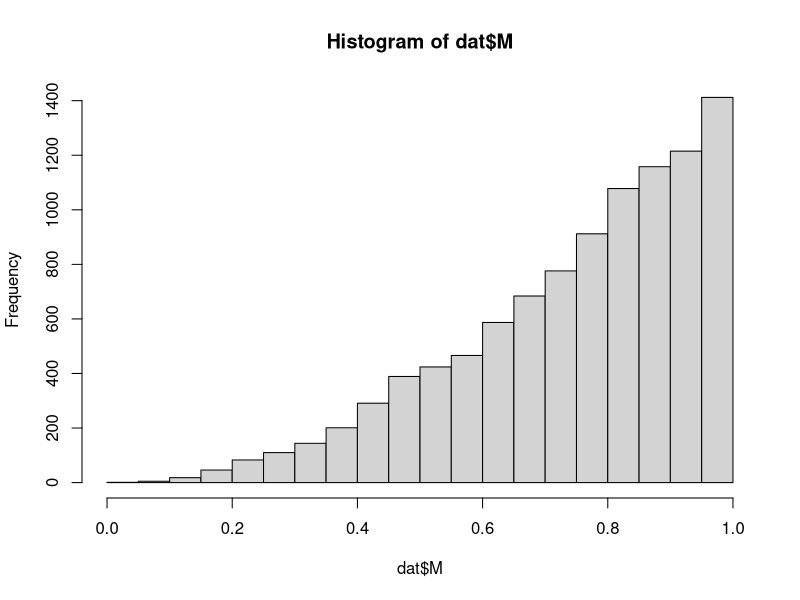
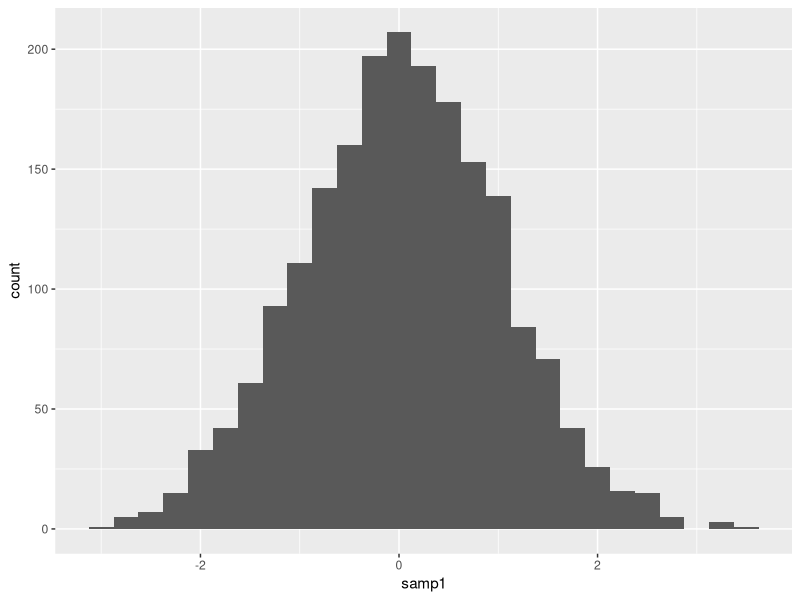
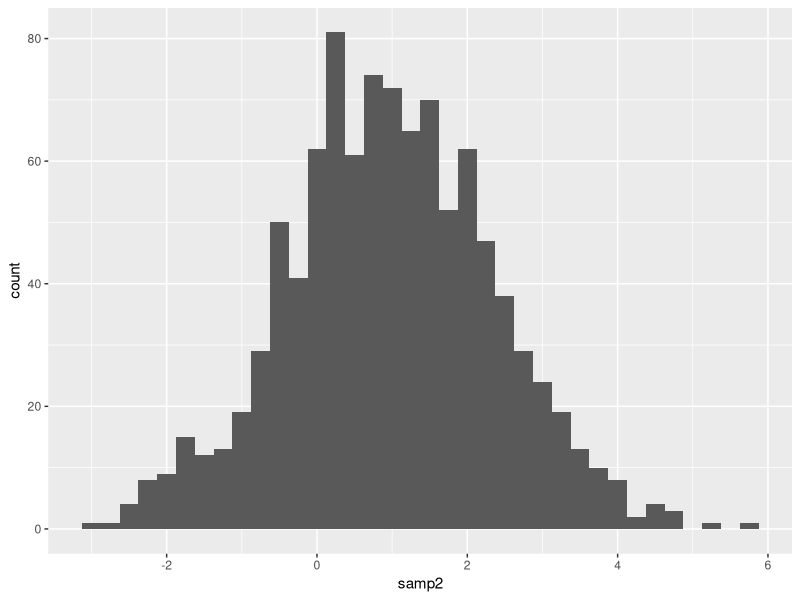
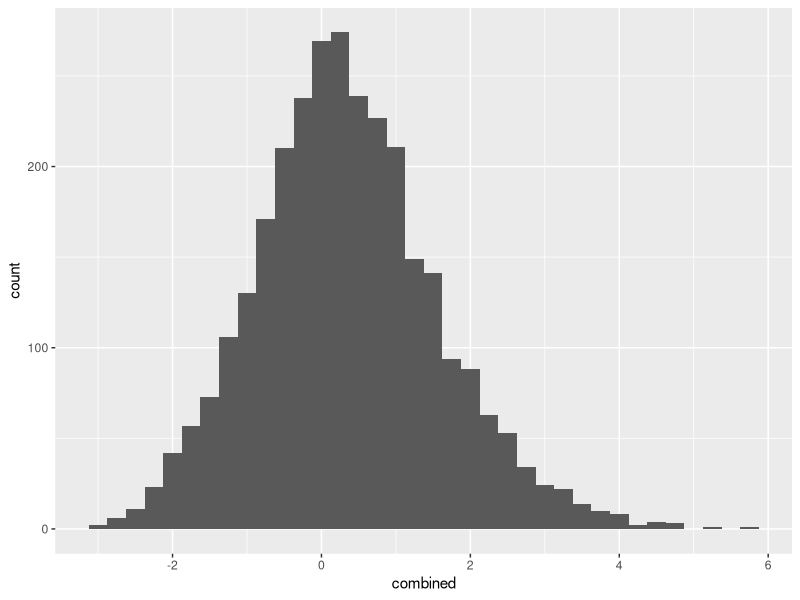
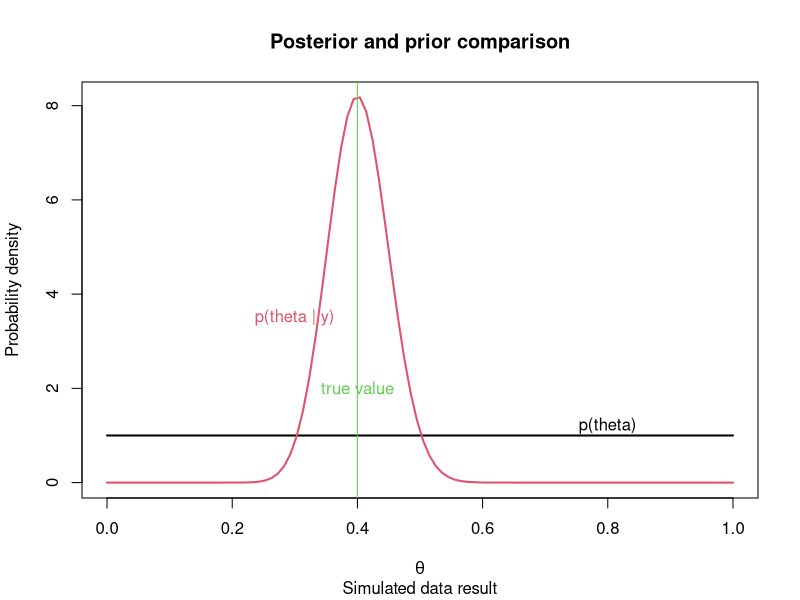
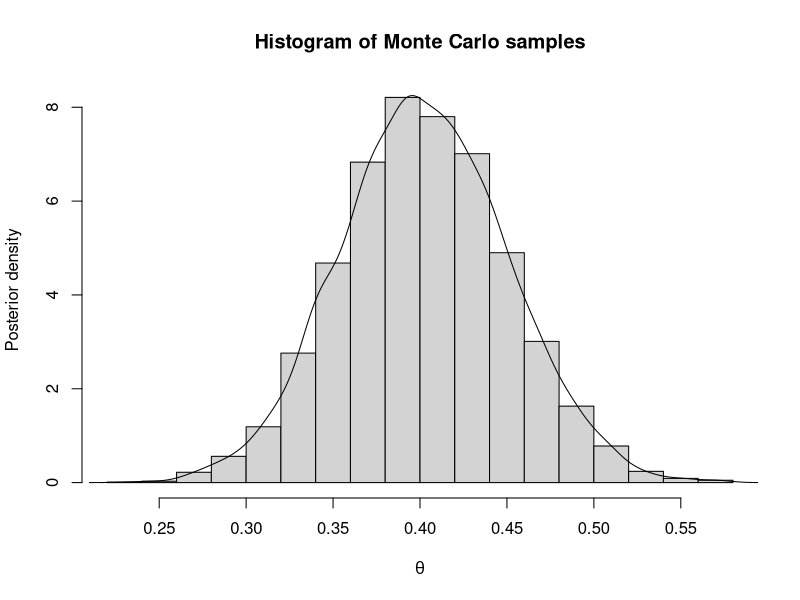

The R script that drew these images, in order:
## ---- chunk 1
knitr::opts_chunk$set(echo = TRUE)
## ---- chunk 2
set.seed(123)
library(ggplot2)
u1 = runif(10000,0,1)
u2 = runif(10000,0,1)
u3 = runif(10000,0,1)
M= pmax(u1,u2,u3)
head(M)
ccombind = cbind(u1,u2,u3)
dat <- transform(ccombind,M= pmax(u1,u2,u3))

## ---- chunk 3
hist(dat$M)
## ---- chunk 4
total = sum(dat$M>0.75)/length(dat$M)
round(total, digits=3)
## ---- chunk 5
set.seed(123)
library(ggplot2)
samp1 = rnorm(2000,0,1)
samp2 = rnorm(1000,1,sqrt(2))
plt_samp1 = ggplot(data.frame(samp1), aes(x=samp1)) + stat_bin(binwidth=0.25, position="identity")
plt_samp1
plt_samp2 = ggplot(data.frame(samp2), aes(x=samp2)) + stat_bin(binwidth=0.25, position="identity")
plt_samp2
combined = c(samp1, samp2)
plt2 = ggplot(data.frame(combined), aes(x=combined)) + stat_bin(binwidth=0.25, position="identity")
plt2
## ---- chunk 6
set.seed(123)
n <- 100
theta <- 0.4
y <- rbinom(n, size=1, prob=theta)
print(y)
## ---- chunk 7
yhat <- mean(y)
yhat
## ---- chunk 8
a_0 <- b_0 <- 1
a_n <- sum(y) + a_0
a_n <- sum(y) + a_0
b_n <- n-sum(y) + b_0
a_n/(a_n+b_n)
## ---- chunk 9
x <- seq(0, 1, length.out= 100)
f_y1 <- dbeta(x, shape1 = a_0, shape2 = b_0)
f_y2 <- dbeta(x, shape1 = a_n, shape2 = b_n)
plot(x, f_y1, ylim = range(f_y1, f_y2), type = "l", main ="Posterior and prior comparison", sub = "Simulated data result", xlab = expression(theta), ylab = "Probability density", lwd = 2)
lines(x, f_y2, lwd = 2, col = 2)
abline(v = theta, col = 3)

text(c(0.8, 0.3, theta), c(1.2, 3.5, 2), labels = c("p(theta)", "p(theta | y)", "true value"), col = 1:3) 
## ---- chunk 10

pbeta(0.45, a_n, b_n, lower.tail = TRUE)

## ---- chunk 11

qbeta(c(0.001, 0.991), a_n, b_n)
## ---- chunk 12
set.seed(123)
sim_theta <- rbeta(5000, a_n, b_n)
hist(sim_theta, freq=FALSE, main = "Histogram of Monte Carlo samples", xlab = expression(theta), ylab = "Posterior density")
lines(density(sim_theta))
## ---- chunk 13
set.seed(123)
mean(sim_theta)
## ---- chunk 14
prob <- (mean(sim_theta>0.45))
prob
## ---- chunk 15
quantile(sim_theta, c(0.001, 0.991))
